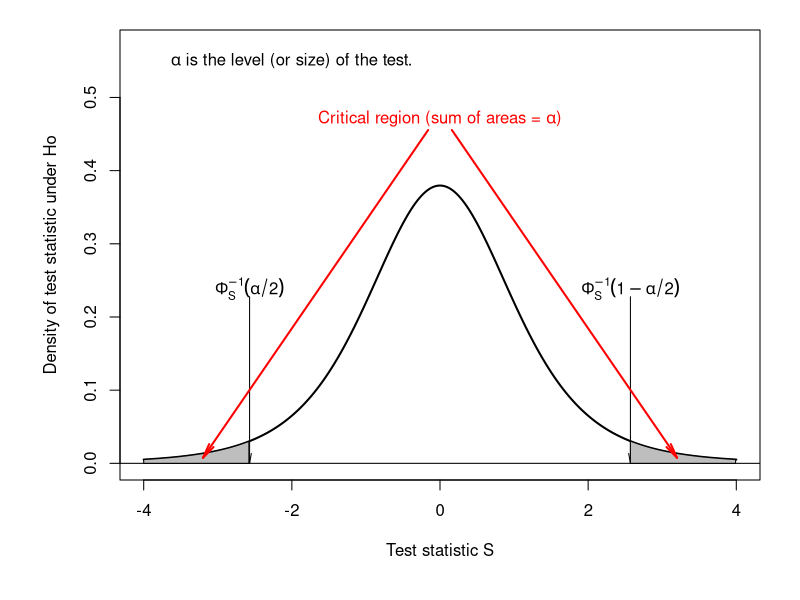
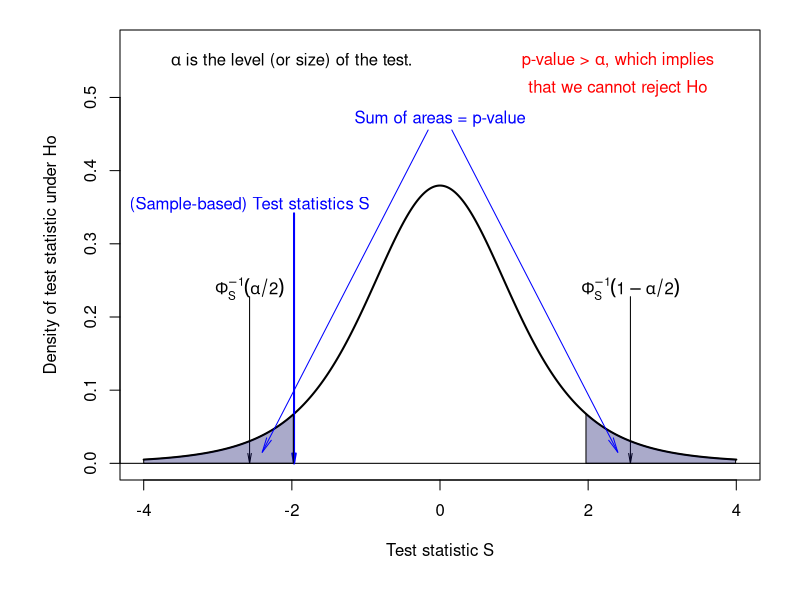
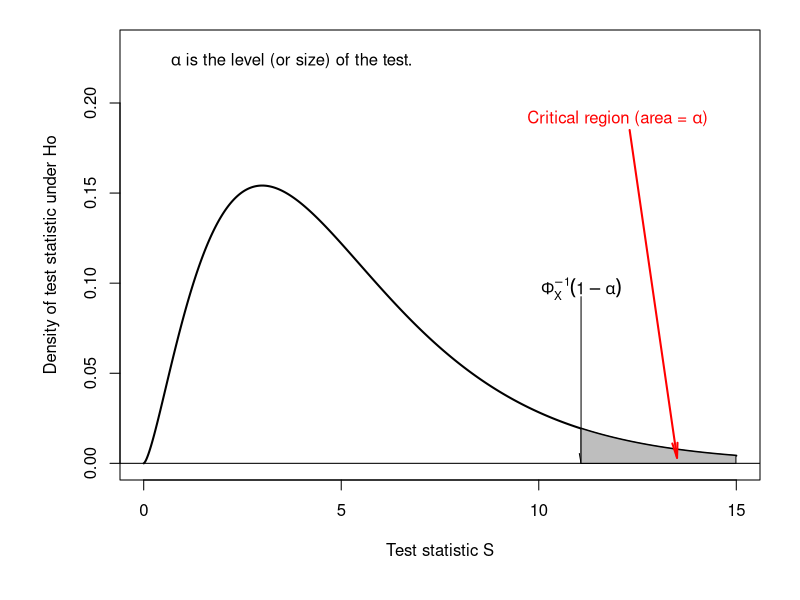
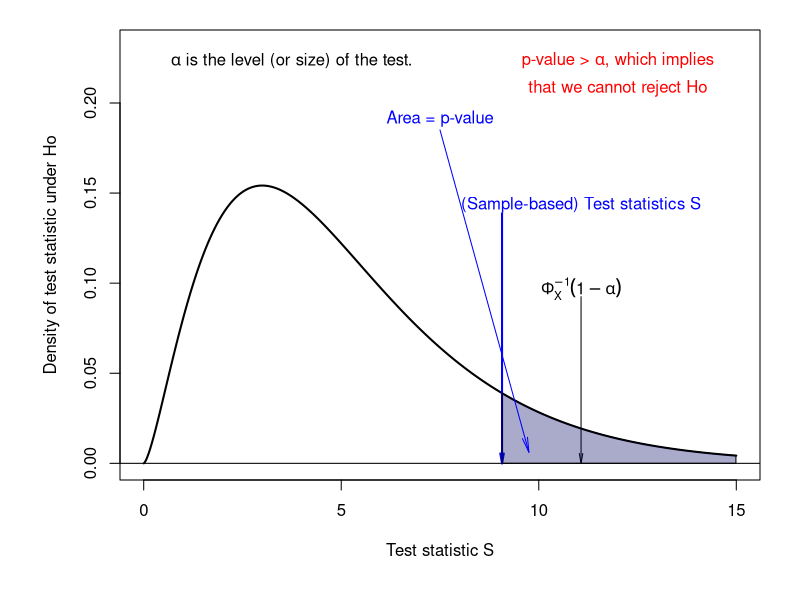
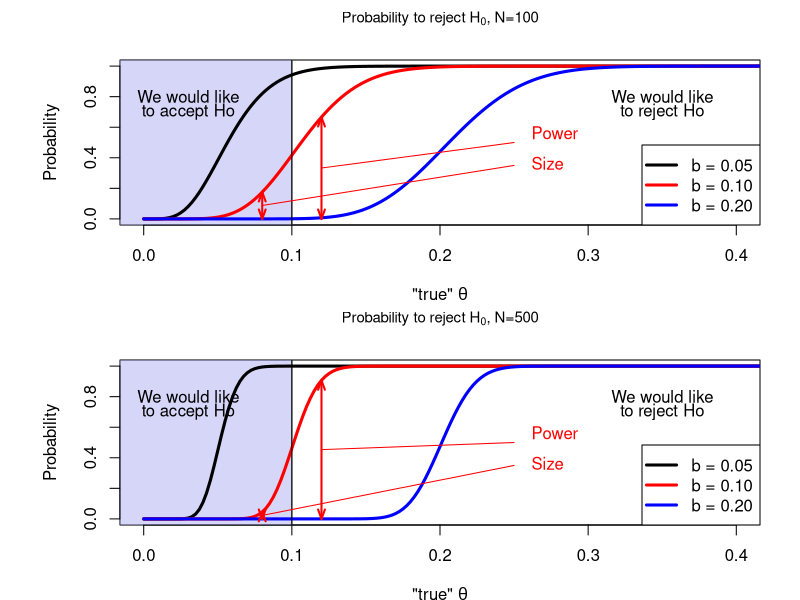
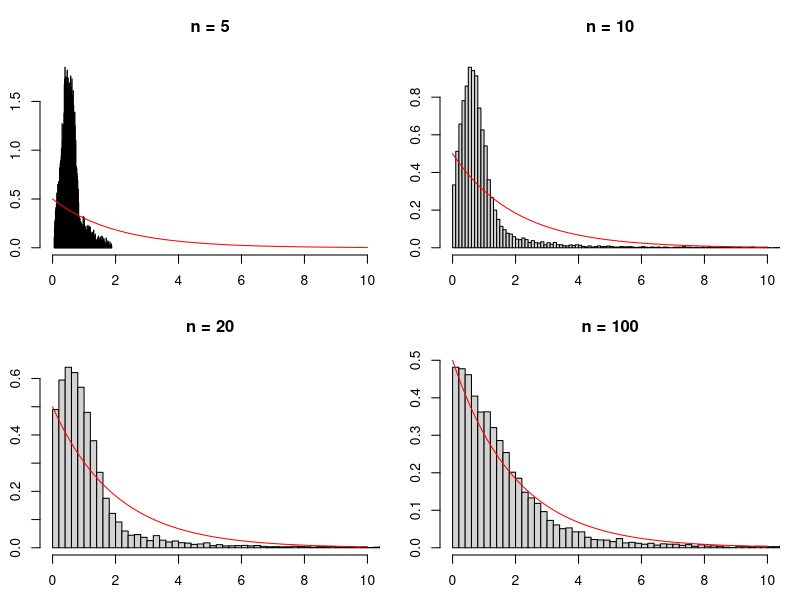
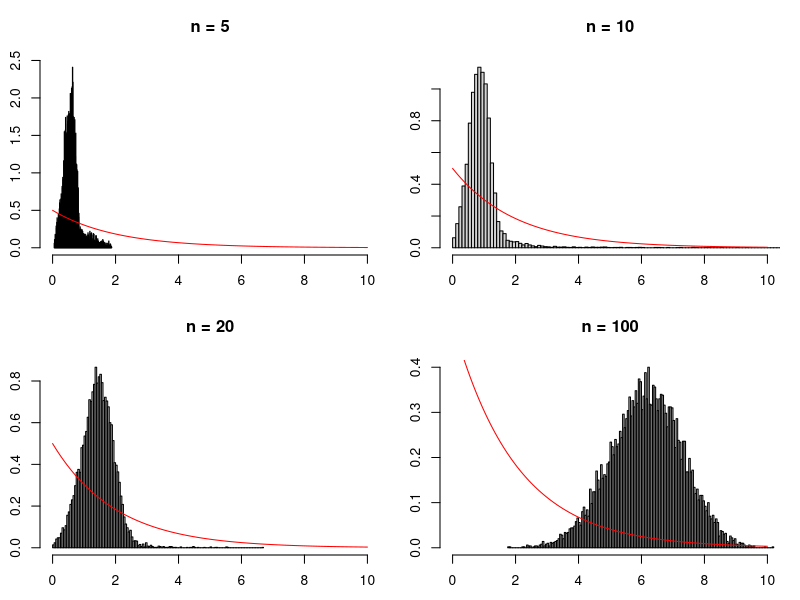

These charts were generated, in order, by the following R code:
## ---- chunk 1
f <- function(x,df){
  return(dt(x = x,df))
}
min.x <- -4
max.x <- 4
x <- seq(min.x,max.x,by=.01)
df <- 5
f.x <- f(x,df)
max.f <- max(f.x)

par(plt=c(.15,.95,.2,.95))
plot(x,f.x,type="l",lwd=2,ylim=c(0,1.5*max.f),xlab="Test statistic S",
     ylab="Density of test statistic under Ho")
abline(h=0)
alpha <- .05
threshold <- qt(p = alpha/2,df)
arrows(x0 = threshold,y0 = .6*max.f,
       x1 = threshold,y1 = 0,
       angle = 10,lwd = 1,col="black",length = .1,lty=1)
text(x = threshold,y=.63*max.f,expression({Phi[S]^{-1}}(alpha/2)))
arrows(x0 = -threshold,y0 = .6*max.f,
       x1 = -threshold,y1 = 0,
       angle = 10,lwd = 1,col="black",length = .1,lty=1)
text(x = -threshold,y=.63*max.f,expression({Phi[S]^{-1}}(1-alpha/2)))

text(x = min.x + .25*(max.x-min.x),y=1.45*max.f,
     expression(paste(alpha," is the level (or size) of the test.",sep=""))
)
x.critic <- seq(min.x,threshold,by=.01)
n <- length(x.critic)
polygon(c(x.critic,x.critic[n:1]),c(f(x.critic,df),0*x.critic),col = "grey")
x.critic <- seq(-threshold,max.x,by=.01)
polygon(c(x.critic,x.critic[n:1]),c(f(x.critic,df),0*x.critic),col = "grey")

arrows(x0 = (min.x + .48*(max.x-min.x)),y0 = 1.2*max.f,
       x1 = (min.x + .1*(max.x-min.x)),y1 = .02*max.f,angle = 10,lwd = 2,col="red",length = .15)
arrows(x0 = (min.x + .52*(max.x-min.x)),y0 = 1.2*max.f,
       x1 = (min.x + .9*(max.x-min.x)),y1 = .02*max.f,angle = 10,lwd = 2,col="red",length = .15)
text(x = min.x + .5*(max.x-min.x),y=1.24*max.f,labels =
       expression(paste("Critical region (sum of areas = ",alpha,")",sep="")),
     col="red")
## ---- chunk 2
f <- function(x,df){
  return(dt(x = x,df))
}
min.x <- -4
max.x <- 4
x <- seq(min.x,max.x,by=.01)
df <- 5
f.x <- f(x,df)
max.f <- max(f.x)

par(plt=c(.15,.95,.2,.95))
plot(x,f.x,type="l",lwd=2,ylim=c(0,1.5*max.f),xlab="Test statistic S",
     ylab="Density of test statistic under Ho")
abline(h=0)
alpha <- .05
threshold <- qt(p = alpha/2,df)
arrows(x0 = threshold,y0 = .6*max.f,
       x1 = threshold,y1 = 0,
       angle = 10,lwd = 1,col="black",length = .1,lty=1)
text(x = threshold,y=.63*max.f,expression({Phi[S]^{-1}}(alpha/2)))
arrows(x0 = -threshold,y0 = .6*max.f,
       x1 = -threshold,y1 = 0,
       angle = 10,lwd = 1,col="black",length = .1,lty=1)
text(x = -threshold,y=.63*max.f,expression({Phi[S]^{-1}}(1-alpha/2)))

text(x = min.x + .25*(max.x-min.x),y=1.45*max.f,
     expression(paste(alpha," is the level (or size) of the test.",sep=""))
)
x.value <- threshold + .6
arrows(x0 = x.value,y0 = .9*max.f,
       x1 = x.value,y1 = 0,
       angle = 10,length = .1,lty=1,col="blue",lwd=2)
text(x = threshold,y=.93*max.f,"(Sample-based) Test statistics S",col="blue")

threshold <- x.value
x.critic <- seq(min.x,threshold,by=.01)
n <- length(x.critic)
polygon(c(x.critic,x.critic[n:1]),c(f(x.critic,df),0*x.critic),col = "#00006055")
x.critic <- seq(-threshold,max.x,by=.01)
polygon(c(x.critic,x.critic[n:1]),c(f(x.critic,df),0*x.critic),col = "#00006055")

arrows(x0 = (min.x + .48*(max.x-min.x)),y0 = 1.2*max.f,
       x1 = (min.x + .2*(max.x-min.x)),y1 = .04*max.f,angle = 10,lwd = 1,col="blue",length = .15)
arrows(x0 = (min.x + .52*(max.x-min.x)),y0 = 1.2*max.f,
       x1 = (min.x + .8*(max.x-min.x)),y1 = .04*max.f,angle = 10,lwd = 1,col="blue",length = .15)
text(x = min.x + .5*(max.x-min.x),y=1.24*max.f,labels = "Sum of areas = p-value",
     col="blue")

text(x = min.x + .8*(max.x-min.x),y=1.45*max.f,
     labels = expression(paste("p-value > ",alpha,", which implies",sep="")),
     col="red")
text(x = min.x + .8*(max.x-min.x),y=1.35*max.f,
     labels = "that we cannot reject Ho",
     col="red")
## ---- chunk 3

f <- function(x,df){
  return(dchisq(x = x,df))
}
min.x <- 0
max.x <- 15
x <- seq(min.x,max.x,by=.01)
df <- 5
f.x <- f(x,df)
max.f <- max(f.x)

par(plt=c(.15,.95,.2,.95))
plot(x,f.x,type="l",lwd=2,ylim=c(0,1.5*max.f),xlab="Test statistic S",
     ylab="Density of test statistic under Ho")
abline(h=0)
alpha <- .05
threshold <- qchisq(p = 1-alpha,df)
#lines(c(threshold,threshold),c(0,f(threshold,df)),col="blue",lwd=2)
arrows(x0 = threshold,y0 = .6*max.f,
       x1 = threshold,y1 = 0,
       angle = 10,lwd = 1,col="black",length = .1,lty=1)
text(x = threshold,y=.63*max.f,expression({Phi[X]^{-1}}(1-alpha)))

text(x = min.x + .25*(max.x-min.x),y=1.45*max.f,
     expression(paste(alpha," is the level (or size) of the test.",sep="")))

x.critic <- seq(threshold,max.x,by=.01)
n <- length(x.critic)
polygon(c(x.critic,x.critic[n:1]),c(f(x.critic,df),0*x.critic),col = "grey")
arrows(x0 = (min.x + .82*(max.x-min.x)),y0 = 1.2*max.f,
       x1 = (min.x + .9*(max.x-min.x)),y1 = .02*max.f,angle = 10,lwd = 2,col="red",length = .15)
text(x = min.x + .8*(max.x-min.x),y=1.24*max.f,labels =
       expression(paste("Critical region (area = ",alpha,")",sep="")),
     col="red")

## ---- chunk 4

f <- function(x,df){
  return(dchisq(x = x,df))
}
min.x <- 0
max.x <- 15
x <- seq(min.x,max.x,by=.01)
df <- 5
f.x <- f(x,df)
max.f <- max(f.x)

par(plt=c(.15,.95,.2,.95))
plot(x,f.x,type="l",lwd=2,ylim=c(0,1.5*max.f),xlab="Test statistic S",
     ylab="Density of test statistic under Ho")
abline(h=0)
alpha <- .05
threshold <- qchisq(p = 1-alpha,df)
#lines(c(threshold,threshold),c(0,f(threshold,df)),col="blue",lwd=2)
arrows(x0 = threshold,y0 = .6*max.f,
       x1 = threshold,y1 = 0,
       angle = 10,lwd = 1,col="black",length = .1,lty=1)
text(x = threshold,y=.63*max.f,expression({Phi[X]^{-1}}(1-alpha)))

text(x = min.x + .25*(max.x-min.x),y=1.45*max.f,
     expression(paste(alpha," is the level (or size) of the test.",sep="")))

x.value <- threshold - 2
arrows(x0 = x.value,y0 = .9*max.f,
       x1 = x.value,y1 = 0,
       angle = 10,length = .1,lty=1,col="blue",lwd=2)
text(x = threshold,y=.93*max.f,"(Sample-based) Test statistics S",col="blue")

threshold <- x.value
#lines(c(threshold,threshold),c(0,f(threshold,df)),col="blue",lwd=2)
x.critic <- seq(threshold,max.x,by=.01)
n <- length(x.critic)
polygon(c(x.critic,x.critic[n:1]),c(f(x.critic,df),0*x.critic),col = "#00006055")

arrows(x0 = (min.x + .5*(max.x-min.x)),y0 = 1.2*max.f,
       x1 = (min.x + .65*(max.x-min.x)),y1 = .04*max.f,angle = 10,lwd = 1,col="blue",length = .15)
text(x = min.x + .5*(max.x-min.x),y=1.24*max.f,labels = "Area = p-value",
     col="blue")

text(x = min.x + .8*(max.x-min.x),y=1.45*max.f,
     labels = expression(paste("p-value > ",alpha,", which implies",sep="")),
     col="red")
text(x = min.x + .8*(max.x-min.x),y=1.35*max.f,
     labels = "that we cannot reject Ho",
     col="red")
## ---- chunk 5
size <- function(theta,N,critical){
  aux <- rep(theta,N+1)^(0:N) * rep(1-theta,N+1)^(seq(N,0,by=-1)) * choose(N,0:N)
  return(sum(aux[(0:N)>(critical*N)]))
}

all.N <- c(100,500)
par(mfrow=c(length(all.N),1))
par(plt=c(0.15,0.95,0.25,0.8))

for(N in all.N){
  theta <- .01
  critical <- .1
  
  theta.vector <- seq(0,.5,by=.0025)
  size.vector.1 <- NULL
  size.vector.2 <- NULL
  critical.vector <- c(.05,.1,.2)
  all.sizes <- matrix(NaN,length(theta.vector),length(critical.vector))
  i <- 0
  for(theta in theta.vector){
    i <- i + 1
    j <- 0
    for(critical in critical.vector){
      j <- j + 1 
      all.sizes[i,j] <- size(theta,N,critical)
    }
  }
  
  position.arrow.size <- .08
  position.arrow.power <- .12
  x.arrow.size <- which(theta.vector==position.arrow.size)
  x.arrow.power <- which(theta.vector==position.arrow.power)
  
  if(N==100){
    main.t = expression(paste("Probability to reject ",H[0],", N=100",sep=""))
  }else{
    main.t = expression(paste("Probability to reject ",H[0],", N=500",sep=""))
  }
  plot(0,0,type='l',
       xlab=expression(paste("\"true\" ",theta,sep="")),
       ylab="Probability",
       main=main.t,cex.main=.9,
       xlim=c(0,.4),ylim=c(0,1))
  polygon(c(-1,.1,.1,-1),c(-1,-1,2,2),
          col="#9999EE66", border = rgb(0.4,0.4,0.4))
  lines(theta.vector,all.sizes[,1],col='black',lwd=3)
  lines(theta.vector,all.sizes[,2],col='red',lwd=3)
  lines(theta.vector,all.sizes[,3],col='blue',lwd=3)
  abline(v=.1)
  arrows(position.arrow.size,0,position.arrow.size,all.sizes[x.arrow.size,2],length=.1,
         angle=20,lwd=2,col="red",code=3)
  lines(c(position.arrow.size,.25),c(all.sizes[x.arrow.size,2]/2,.35),col='red')
  text(.255,.35,"Size",pos=4,col='red')
  arrows(position.arrow.power,0,position.arrow.power,all.sizes[x.arrow.power,2],length=.1,
         angle=20,lwd=2,col="red",code=3)
  lines(c(position.arrow.power,.25),c(all.sizes[x.arrow.power,2]/2,.5),col='red')
  text(.255,.55,"Power",pos=4,col='red')
  legend("bottomright",
         c("b = 0.05","b = 0.10","b = 0.20"),
         lty=c(1,1,1), # gives the legend appropriate symbols (lines)       
         lwd=c(3,3,3), # line width
         col=c("black","red","blue"), # gives the legend lines the correct color and width
         #text.width = 2,
         cex=1,# size of the text
         pch = c(NaN,NaN,NaN)#symbols
  )
  text(.03,.8,"We would like")
  text(.03,.7,"to accept Ho")
  text(.35,.8,"We would like")
  text(.35,.7,"to reject Ho")
}
## ---- chunk 6
JB <- function(x){
  N <- dim(x)[1] # number of samples
  n <- dim(x)[2] # sample size
  x.bar <- apply(x,1,mean)
  x.x.bar <- x - matrix(x.bar,N,n)
  m.2 <- apply(x.x.bar,1,function(x){mean(x^2)})
  m.3 <- apply(x.x.bar,1,function(x){mean(x^3)})
  m.4 <- apply(x.x.bar,1,function(x){mean(x^4)})
  g.3 <- m.3/m.2^(3/2)
  g.4 <- m.4/m.2^(4/2)
  return(n*(g.3^2/6 + (g.4-3)^2/24))
}
## ---- chunk 7
all.n <- c(5,10,20,100)
nb.sim <- 10000
y <- matrix(rnorm(nb.sim*max(all.n)),nb.sim,max(all.n))

par(mfrow=c(2,2));par(plt=c(.1,.95,.15,.8))
for(i in 1:length(all.n)){
  n <- all.n[i]
  hist(JB(y[,1:n]),nclass = 200,freq = FALSE,
       main=paste("n = ",toString(n),sep=""),xlim=c(0,10))
  xx <- seq(0,10,by=.01)
  lines(xx,dchisq(xx,df = 2),col="red")
}
## ---- chunk 8
y <- matrix(runif(nb.sim*max(all.n)),nb.sim,max(all.n))
par(mfrow=c(2,2));par(plt=c(.1,.95,.15,.8))
for(i in 1:length(all.n)){
  n <- all.n[i]
  hist(JB(y[,1:n]),nclass = 200,freq = FALSE,
       main=paste("n = ",toString(n),sep=""),xlim=c(0,10))
  xx <- seq(0,10,by=.01)
  lines(xx,dchisq(xx,df = 2),col="red")
}
